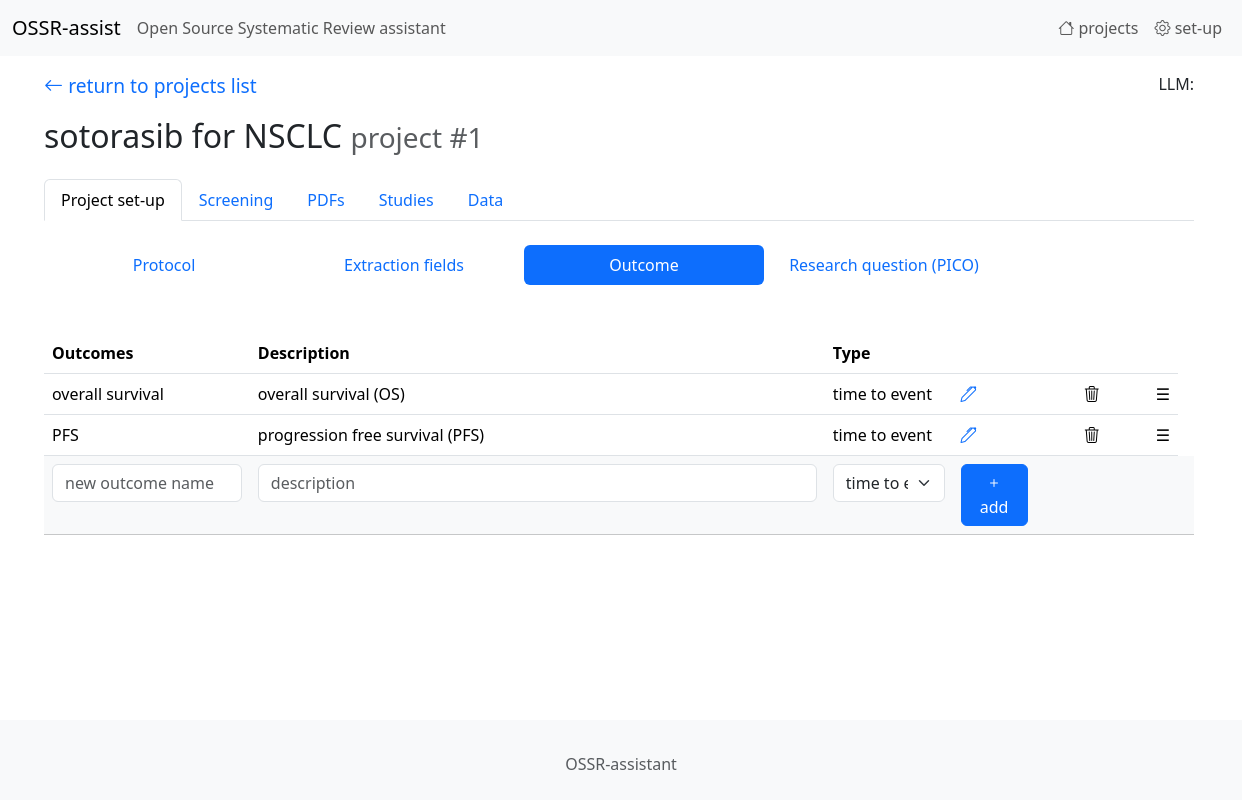
The app's page /outcomes/setup/1 with its own data.
### tables this page shows
CREATE TABLE "projects"
(
    id                   integer
        constraint projects_pk
            primary key autoincrement,
    name                 TEXT,
    green_words          TEXT default "",
    red_words            TEXT default "",
    eligibility_criteria TEXT default "",
    type_of_study        INT  default 0
, prompt_selection_user TEXT default "", prompt_selection_system TEXT);

CREATE TABLE "outcomes"
(
    id          integer
        constraint outcomes_pk
            primary key,
    name        TEXT,
    description TEXT,
    type        integer default 0,
    project     integer
, sort_order integer default 0);

### app.py (the view)
@app.route('/outcomes/setup/<int:project_id>')
def endpoint_outcomes_setup(project_id):
    return outcomes.outcomes_setup(project_id)

### outcomes.py (called while the page is built)
def outcomes_setup(project_id):
    project_name,_, eligibility_criteria_empty = get_project_name(project_id)
    sql = "SELECT * FROM outcomes WHERE project=? ORDER BY sort_order, name"
    outcomes = sql_select_fetchall(sql, (project_id,))
    extraction_fields_list_empty = is_extraction_fields_list_empty(project_id)
    return render_template('project_setup_outcomes.html', project_id=project_id,
                           extraction_fields_list_empty=extraction_fields_list_empty,
                           project_name=project_name, eligibility_criteria_empty=eligibility_criteria_empty,
                           outcomes=outcomes, OUTCOMES_TYPES=OUTCOMES_TYPES)

### utils.py (called while the page is built)
def get_db_connection():
    conn = sqlite3.connect(DB_PATH)
    conn.row_factory = sqlite3.Row
    return conn

def sql_select_fetchone(sql, parameters):
    with get_db_connection() as con:
        cur = con.cursor()
        res = cur.execute(sql, parameters)
        r = res.fetchone()
        cur.close()
    return r

def sql_select_fetchall(sql, parameters):
    with get_db_connection() as con:
        cur = con.cursor()
        res = cur.execute(sql, parameters)
        rows = res.fetchall()
        columns = [column[0] for column in cur.description]
        result = [dict(zip(columns, row)) for row in rows]
        cur.close()
    return result

def get_project_name(project_id):
    sql = "SELECT name, type_of_study, eligibility_criteria FROM projects WHERE id=?"
    r = sql_select_fetchone(sql, (project_id,))
    project_name = r['name']
    study_type = r['type_of_study']
    eligibility_criteria_empty = (r['eligibility_criteria'] is None or r['eligibility_criteria'].strip() == "")
    return project_name, study_type, eligibility_criteria_empty

def is_extraction_fields_list_empty(project_id):
    sql = "SELECT COUNT(*) FROM study_fields WHERE project=?"
    parameters = (project_id,)
    return sql_select_fetchone(sql, parameters)['COUNT(*)'] == 0

### templates/project_setup_outcomes.html (shortened to what this page needs)
{% extends 'base.html' %}
{%  block content %}
    {%  set page = 'setup' %}
    {% include '_navbar1.html' %}
    <div class="mb-5">
        <ul class="nav nav-pills">
            <li class="nav-item">
                <a class="nav-link " href="/project/edit/{{ project_id }}"
                   style="width: 15rem; text-align: center;">
                    Protocol
                 </a>
            </li>
            <li class="nav-item">
                <a class="nav-link" href="/project/update_fields/{{ project_id }}"
                   style="width: 15rem; text-align: center;">
                    Extraction fields
                   </a>
            </li>
            <li class="nav-item">
                <a class="nav-link active" href="/outcomes/setup/{{ project_id }}"
                   style="width: 15rem; text-align: center;">
                    Outcome
                  </a>
            </li>
            <li class="nav-item">
                <a class="nav-link " href="/research_questions/list/{{ project_id }}"
                   style="width: 15rem; text-align: center;">
                    Research question (PICO)
                </a>
            </li>
        </ul>
    </div>
<table class="table table-condensed table-hover mt-3" style="width: auto;">
<thead>
    <tr>
        <th>Outcomes</th>
        <th style="width: 50%;">Description</th>
        <th>Type</th>
        <th></th>
        <th></th>
        <th></th>
    </tr>
</thead>
    <tbody hx-confirm="You are about to delete an outcome. Are you sure?" hx-target="closest tr" hx-swap="outerHTML swap:1s" id="sortable-table">
    {%  for f in outcomes %}
        <tr data-id="{{ f['id'] }}" >
        <td>{{ f["name"] }}</td>
        <td>{{ f["description"] }}</td>
            <td>
                {{ OUTCOMES_TYPES[f["type"]] }}
            </td>
        <td>
            <a href="/outcomes/edit/{{ f["id"] }}/{{ project_id }}"><i class="bi bi-pen"></i></a>
        </td>
        <td style="padding-left: 3em">
            <a hx-delete="/outcomes/delete/{{ f["id"] }}"><i class="bi bi-trash3"></i></a>
        </td>
        <td class="drag-handle" style="padding-left: 3em">☰</td>
        </tr>
    {%  endfor %}
    <tr class="table-light">
        <form action="/outcomes/add/{{ project_id }}" method="post">
        <td>
            <input type="text" class="form-control" placeholder="new outcome name" id="name" name="name" />
        </td>
        <td>
            <input type="text" class="form-control" placeholder="description" id="type" name="description" />
        </td>
        <td>
            <select class="form-select" id="type" name="type" >
                <option value="3">{{ OUTCOMES_TYPES[3] }}</option>
            </select>
        </td>
        <td>
            <button type="submit" class="btn btn-primary"><i class="bi bi-plus"></i> add</button>
        </td>
        <td></td>
        <td></td><td></td>
        </form>
    </tr>
    </tbody>
</table>
{%  endblock %}

### templates/_navbar1.html (shortened to what this page needs)
<p class="mt-3 mb-3">
    <a href="{{ url_for('endpoint_home')}}" class="return_arrow">
    <i class="bi bi-arrow-left"></i> return to projects list
    </a>
    <span style="float: right;">
        LLM: {{ LLM_name }}
    </span>
</p>
<h2>
    {{ project_name }}
    <small class="text-body-secondary">project #{{ project_id }}</small>
</h2>
<ul class="nav nav-tabs mb-4 mt-4">
  <li class="nav-item">
    <a class="nav-link {% if page=='setup' %}active{% endif %}" href="/project/edit/{{ project_id }}">
        Project set-up
    </a>
  </li>
  <li class="nav-item">
    <a class="nav-link {% if page=='screening' %}active{% endif %}" href="/records/list/{{ project_id }}/1">Screening</a>
  </li>
  <li class="nav-item">
    <a class="nav-link {% if page=='pdf' %}active{% endif %}" href="/pdfs/list/{{ project_id }}">PDFs</a>
  </li>
  <li class="nav-item">
    <a class="nav-link {% if page=='studies' %}active{% endif %}" href="/studies/list/{{ project_id }}">Studies</a>
  </li>
  <li class="nav-item">
    <a class="nav-link {% if page=='data' %}active{% endif %}" href="/data/list1/{{ project_id }}">Data</a>
  </li>
</ul>

### static/ccs1.css (style rules this page uses)
a { text-decoration: none; }
.return_arrow { font-size: 1.2em; text-decoration: none; }

### templates/project_setup_outcomes.html (style rules this page uses)
.drag-handle { cursor: move; padding: 5px; }
tbody tr { transition: all .3s ease; }

### records on screen
projects: name "sotorasib for NSCLC"
outcomes: name "overall survival", description "overall survival (OS)", type "time to event"
outcomes: name "PFS", description "progression free survival (PFS)", type "time to event"

### other values on screen
{{ project_id }} "1"
form field type "time to event"
